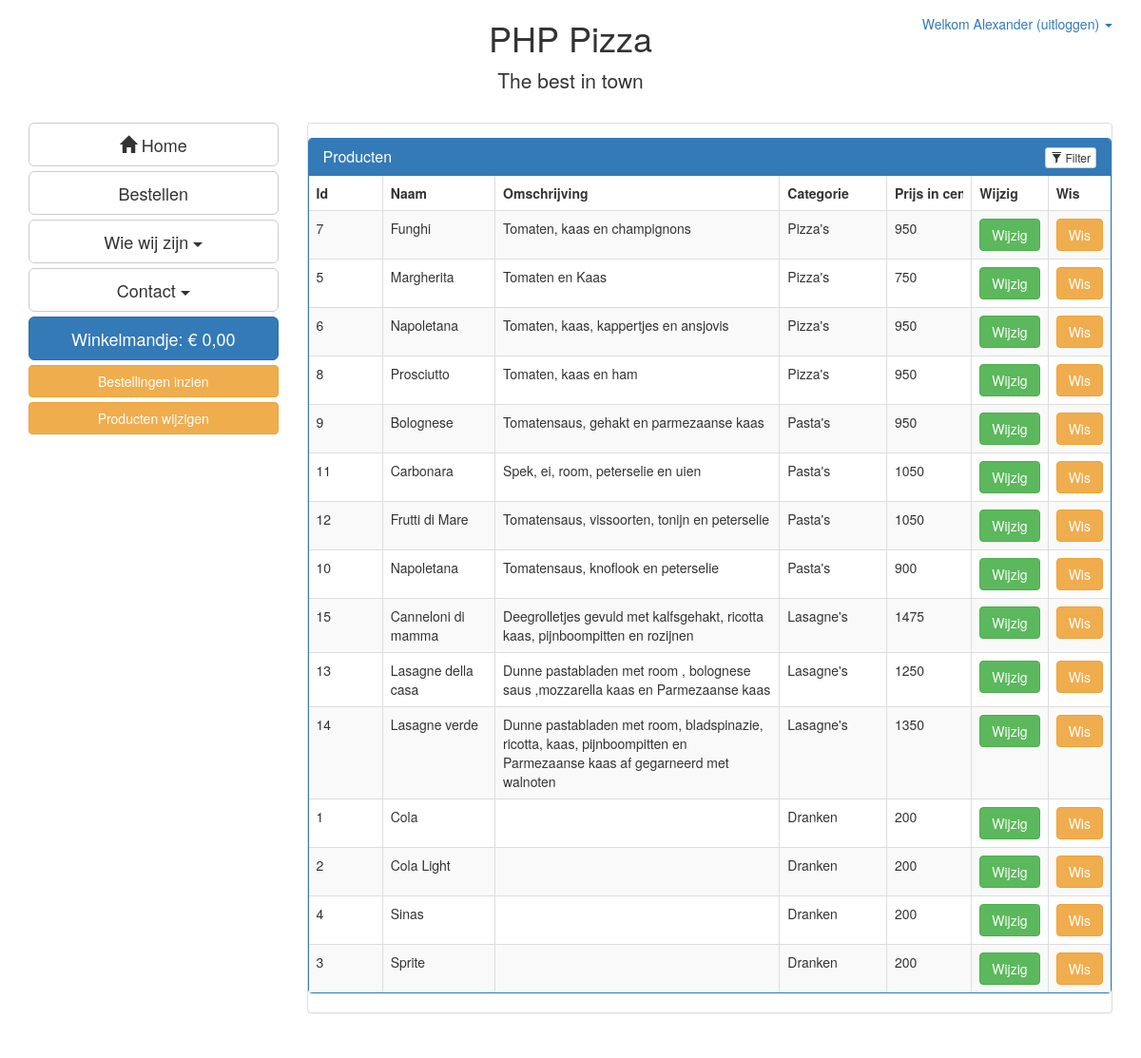
The page /?page=producten (signed in) on the database its author committed.
### tables this page shows
CREATE TABLE product (
  id                         	INTEGER UNSIGNED         	NOT NULL     AUTO_INCREMENT,
  naam                       	varchar(100)             	NOT NULL,
  omschrijving               	text,
  categorie_id               	INTEGER UNSIGNED         	NOT NULL,
  prijs              			int(10)                   	NOT NULL,
  actief						tinyint(1)					NOT NULL,
PRIMARY KEY(id),
FOREIGN KEY(categorie_id)    		REFERENCES productcategorie(id)
);

CREATE TABLE productcategorie (
  id                         	INTEGER UNSIGNED         	NOT NULL     AUTO_INCREMENT,
  naam                       	varchar(40)              	NOT NULL,
PRIMARY KEY(id)
);

### functions/get_products.php (called while the page is built, shortened)
<?php
function getAllProducts(){
    global $db;
    $sql = '
      SELECT product.id, product.naam, product.omschrijving, product.prijs, productcategorie.naam AS categorie
      FROM product
      JOIN productcategorie ON product.categorie_id = productcategorie.id
      WHERE product.actief = 1
      ORDER BY categorie_id, naam';
      $stmt = $db->prepare($sql);
      $stmt->execute();
      $result = $stmt->fetchAll(PDO::FETCH_ASSOC);
      return($result);
}
 ?>

### parts/producten.php (the view, shortened to what this page needs)
<div class="panel panel-default">
<?php
if(!$_SESSION['logged_in']){
    echo "Helaas u heeft geen rechten om deze pagina te bezoeken.";
  }elseif($_SESSION['autorisatie_id'] <= 1){
    $productArray = getAllProducts();
?>
  <div class="panel panel-primary filterable">
    <div class="panel-heading">
        <h3 class="panel-title">Producten</h3>
        <div class="pull-right">
            <button class="btn btn-default btn-xs btn-filter"><span class="glyphicon glyphicon-filter"></span> Filter</button>
        </div>
    </div>
<table class="table table-bordered table-striped">
    <thead>
        <tr class="filters">
            <th id="Id"><input type="text" class="form-control" placeholder="Id" disabled></th>
            <th id="Naam"><input type="text" class="form-control" placeholder="Naam" disabled></th>
            <th id="Omschrijving"><input type="text" class="form-control" placeholder="Omschrijving" disabled></th>
            <th id="Categorie"><input type="text" class="form-control" placeholder="Categorie" disabled></th>
            <th id="Prijs in centen"><input type="text" class="form-control" placeholder="Prijs in centen" disabled></th>
            <th id="Wijzig">Wijzig</th>
            <th id="Wis">Wis</th>
        </tr>
    </thead>
    <tbody>
      <?php
      foreach($productArray as $product){
        echo '
            <tr>
                <td style="text-align:left;">'.$product["id"].'</td>
                <td style="text-align:left;">'.$product["naam"].'</td>
                <td style="text-align:left;">'.$product["omschrijving"].'</td>
                <td style="text-align:left;">'.$product["categorie"].'</td>
                <td style="text-align:left;">'.$product["prijs"].'</td>
                <td style="text-align:left;">
                    <button class="btn btn-success" contenteditable="false" data-target="#myModal" data-toggle="modal">Wijzig</button>
                </td>
                <td style="text-align:left;">
                  <a href="functions/updateProduct.php?action=delete&id='.$product["id"].'" class="btn btn-warning" role="button">Wis</a>
                </td>
            </tr>
        ';
      }
       ?>
    </tbody>
</table>
<?php
}else{
  echo "Helaas u bent ingelogd, u heeft echter niet genoeg rechten om deze pagina te bezoeken.<br> Uw autorizatie level is ". $_SESSION['autorisatie_id']." terwijl voor deze pagina een level van  <= 1 wordt vereist.";
}
?>
</div>

### css/style.css (style rules this page uses)
body { margin-bottom: 100px; }
.filterable { margin-top: 15px; }
.filterable .panel-heading .pull-right { margin-top: -20px; }
.filterable .filters input[disabled] { background-color: transparent; border: none; cursor: auto; box-shadow: none; padding: 0; height: auto; }

### rows shown on the page
product: id "7", naam "Funghi", omschrijving "Tomaten, kaas en champignons", categorie.naam "Pizza's", prijs "950"
product: id "5", naam "Margherita", omschrijving "Tomaten en Kaas", categorie.naam "Pizza's", prijs "750"
product: id "6", naam "Napoletana", omschrijving "Tomaten, kaas, kappertjes en ansjovis", categorie.naam "Pizza's", prijs "950"
product: id "8", naam "Prosciutto", omschrijving "Tomaten, kaas en ham", categorie.naam "Pizza's", prijs "950"
product: id "9", naam "Bolognese", omschrijving "Tomatensaus, gehakt en parmezaanse kaas", categorie.naam "Pasta's", prijs "950"
product: id "11", naam "Carbonara", omschrijving "Spek, ei, room, peterselie en uien", categorie.naam "Pasta's", prijs "1050"
product: id "12", naam "Frutti di Mare", omschrijving "Tomatensaus, vissoorten, tonijn en peterselie", categorie.naam "Pasta's", prijs "1050"
product: id "10", naam "Napoletana", omschrijving "Tomatensaus, knoflook en peterselie", categorie.naam "Pasta's", prijs "900"
product: id "15", naam "Canneloni di mamma", omschrijving "Deegrolletjes gevuld met kalfsgehakt, ricotta kaas, pijnboompitten en rozijnen", categorie.naam "Lasagne's", prijs "1475"
product: id "13", naam "Lasagne della casa", omschrijving "Dunne pastabladen met room , bolognese saus ,mozzarella kaas en Parmezaanse kaas", categorie.naam "Lasagne's", prijs "1250"
product: id "14", naam "Lasagne verde", omschrijving "Dunne pastabladen met room, bladspinazie, ricotta, kaas, pijnboompitten en Parmezaanse kaas af gegarneerd met walnoten", categorie.naam "Lasagne's", prijs "1350"
product: id "1", naam "Cola", categorie.naam "Dranken", prijs "200"
product: id "2", naam "Cola Light", categorie.naam "Dranken", prijs "200"
product: id "4", naam "Sinas", categorie.naam "Dranken", prijs "200"
product: id "3", naam "Sprite", categorie.naam "Dranken", prijs "200"

### other values the page prints
$_SESSION["user_name"] "Alexander"
